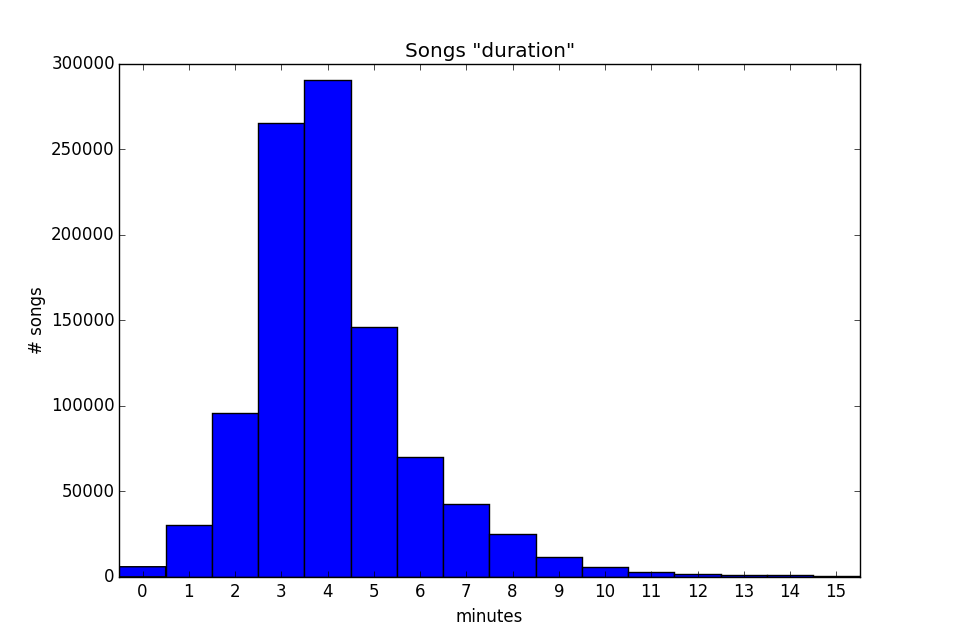

Reproduce this figure in Python.
#
# Done by: Icaro Alzuru
# December - 2015
#
# Whatever (copyright).

import os, sys
import pandas as pd
import matplotlib.pyplot as plt

# ===================================================================================================
def usage():
    print '###################################################################################'
    print '                     M I L L I O N   S O N G   D A T A S E T'
    print 'usage:'
    print '    python duration.py <msd_file>\n'
    print 'INPUTS:'
    print '    <msd_file> - MSD text file with the following fields order: '
    print '        track_id, track_7digitalid, title, artist_id, artist_7digitalid,artist_name,'
    print '        artist_hotttnesss, artist_latitude, artist_location, artist_longitude, '
    print '        danceability, duration, energy, loudness, release, release_7digitalid, '
    print '        song_hotttnesss, song_id, tempo, time_signature, time_signature_confidence,'
    print '        year'
    print '###################################################################################\n'
    sys.exit()
    
# ===================================================================================================
def input_validation(argv):
    if (len(argv) < 1) or (len(argv) > 2):
        usage()
        
    filename = argv[1]
    if ( not os.path.isfile(filename)):
        print("Error: File %s was not found\n" % (filename))
        usage()
            
    return filename

# ===================================================================================================
if __name__ == '__main__':
    filename = input_validation(sys.argv)
    df = pd.read_csv(filename, sep='\t', header=None, names=['track_id', 'track_7digitalid', 'title', 'artist_id', 
        'artist_7digitalid','artist_name','artist_hotttnesss','artist_latitude','artist_location','artist_longitude',
        'danceability','duration','energy','loudness','release','release_7digitalid','song_hotttnesss','song_id', 
        'tempo','time_signature','time_signature_confidence','year'])
    
    ##########################################################################################################
    #      D   U   R   A   T   I   O   N
    
    # -------------------- STATISTICS ----------------------------------------------------------
    duration = df['duration'].to_frame()
    duration.columns = ['duration']
    print("Mean: %.2f seconds" % round(duration.mean(0), 2))
    print("Standard Deviation: %.2f seconds" % round(duration.std(0), 2))
    print("Median: %.2f seconds" % round(duration.median(0), 2))
    print("Maximum: %.2f seconds" % round(duration.max(0), 2))
    print("Minimum: %.2f seconds" % round(duration.min(0), 2))
 
    # ----------------- OUTLIERS ------------------------------------------------------------
#     t1 = df[['track_id','title','artist_name','duration']]
#     print t1[ t1['duration'] < 30.0 ] #.count()
#     print t1[ t1['duration'] > 3000 ] #.count()
#     print t1.sort_values(by='duration', ascending=True).head(5)
#     print t1.sort_values(by='duration', ascending=False).head(5)
         
    # ----------------- HISTOGRAM GRAPH -----------------------------------------------------
    d = df['duration'].map(lambda x: round(x/60))
    #print d.value_counts()
    fig = plt.figure()
    ax = fig.add_subplot(111)
    ax.hist(d, d.max(0))
    ax.set_xticks((0.5, 1.5, 2.5, 3.5, 4.5, 5.5, 6.5, 7.5, 8.5, 9.5, 10.5, 11.5, 12.5, 13.5, 14.5, 15.5))
    ax.set_xticklabels(('0','1','2','3','4','5','6','7','8','9','10','11','12','13','14','15',))
    ax.set_title('Songs "duration"')
    ax.set_xlabel("minutes")
    ax.set_ylabel("# songs")
    ax.axis([0, 16, 0, 300000])
    plt.show()

    # ----------------- UTILS -----------------------------------------------------
    #print duration[ duration['duration'] > 1000 ]      
    #print duration.head(5)
    #print d.head(5)
